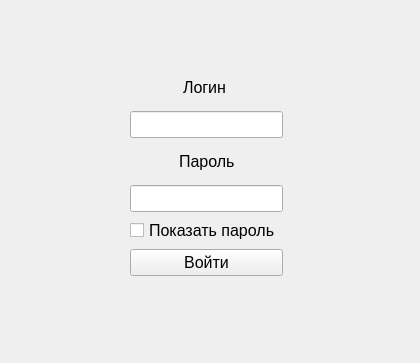
<?xml version="1.0" encoding="UTF-8"?>
<ui version="4.0">
 <class>MainWindow</class>
 <widget class="QMainWindow" name="MainWindow">
  <property name="geometry">
   <rect>
    <x>0</x>
    <y>0</y>
    <width>420</width>
    <height>363</height>
   </rect>
  </property>
  <property name="windowTitle">
   <string>MainWindow</string>
  </property>
  <widget class="QWidget" name="centralwidget">
   <widget class="QWidget" name="layoutWidget">
    <property name="geometry">
     <rect>
      <x>130</x>
      <y>70</y>
      <width>153</width>
      <height>206</height>
     </rect>
    </property>
    <property name="font">
     <font>
      <pointsize>12</pointsize>
     </font>
    </property>
    <layout class="QVBoxLayout" name="verticalLayout">
     <item>
      <layout class="QHBoxLayout" name="horizontalLayout">
       <item>
        <widget class="QLabel" name="label_3">
         <property name="font">
          <font>
           <pointsize>12</pointsize>
          </font>
         </property>
         <property name="text">
          <string/>
         </property>
        </widget>
       </item>
       <item>
        <widget class="QLabel" name="label">
         <property name="font">
          <font>
           <pointsize>12</pointsize>
          </font>
         </property>
         <property name="text">
          <string>Логин</string>
         </property>
        </widget>
       </item>
       <item>
        <widget class="QLabel" name="label_4">
         <property name="font">
          <font>
           <pointsize>12</pointsize>
          </font>
         </property>
         <property name="text">
          <string/>
         </property>
        </widget>
       </item>
      </layout>
     </item>
     <item>
      <widget class="QLineEdit" name="lineEdit">
       <property name="font">
        <font>
         <pointsize>12</pointsize>
        </font>
       </property>
       <property name="text">
        <string/>
       </property>
      </widget>
     </item>
     <item>
      <layout class="QHBoxLayout" name="horizontalLayout_2">
       <item>
        <widget class="QLabel" name="label_5">
         <property name="font">
          <font>
           <pointsize>12</pointsize>
          </font>
         </property>
         <property name="text">
          <string/>
         </property>
        </widget>
       </item>
       <item>
        <widget class="QLabel" name="label_2">
         <property name="font">
          <font>
           <pointsize>12</pointsize>
          </font>
         </property>
         <property name="text">
          <string>Пароль</string>
         </property>
        </widget>
       </item>
       <item>
        <widget class="QLabel" name="label_6">
         <property name="font">
          <font>
           <pointsize>12</pointsize>
          </font>
         </property>
         <property name="text">
          <string/>
         </property>
        </widget>
       </item>
      </layout>
     </item>
     <item>
      <widget class="QLineEdit" name="lineEdit_2">
       <property name="font">
        <font>
         <pointsize>12</pointsize>
        </font>
       </property>
       <property name="text">
        <string/>
       </property>
      </widget>
     </item>
     <item>
      <widget class="QCheckBox" name="checkBox">
       <property name="text">
        <string>Показать пароль</string>
       </property>
      </widget>
     </item>
     <item>
      <widget class="QPushButton" name="pushButton">
       <property name="font">
        <font>
         <pointsize>12</pointsize>
        </font>
       </property>
       <property name="text">
        <string>Войти</string>
       </property>
      </widget>
     </item>
    </layout>
   </widget>
  </widget>
 </widget>
 <resources/>
 <connections/>
</ui>
